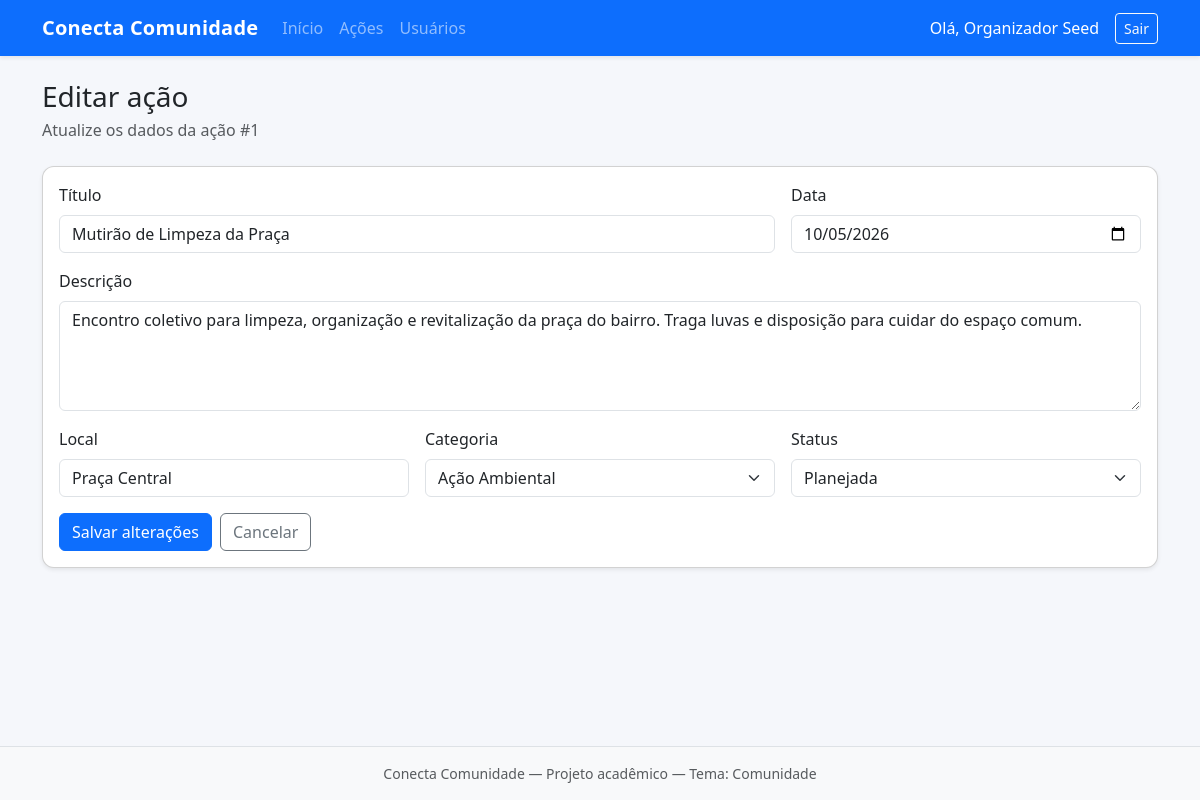
The app's page /acoes/editar.php?id=1 (signed in) with its own data.
### tables this page shows
CREATE TABLE IF NOT EXISTS acoes (
  id_acao INT UNSIGNED NOT NULL AUTO_INCREMENT,
  titulo VARCHAR(150) NOT NULL,
  descricao TEXT NOT NULL,
  data DATE NOT NULL,
  local VARCHAR(150) NOT NULL,
  status ENUM('Planejada', 'Em andamento', 'Concluída', 'Cancelada') NOT NULL DEFAULT 'Planejada',
  id_categoria INT UNSIGNED NOT NULL,
  id_usuario INT UNSIGNED NOT NULL,
  PRIMARY KEY (id_acao),
  KEY idx_acoes_status (status),
  KEY idx_acoes_data (data),
  KEY idx_acoes_categoria (id_categoria),
  KEY idx_acoes_usuario (id_usuario),
  CONSTRAINT fk_acoes_categoria
    FOREIGN KEY (id_categoria) REFERENCES categorias (id_categoria)
    ON UPDATE CASCADE ON DELETE RESTRICT,
  CONSTRAINT fk_acoes_usuario
    FOREIGN KEY (id_usuario) REFERENCES usuarios (id_usuario)
    ON UPDATE CASCADE ON DELETE RESTRICT
);

CREATE TABLE IF NOT EXISTS categorias (
  id_categoria INT UNSIGNED NOT NULL AUTO_INCREMENT,
  nome VARCHAR(80) NOT NULL,
  descricao VARCHAR(255) DEFAULT NULL,
  PRIMARY KEY (id_categoria),
  UNIQUE KEY uk_categorias_nome (nome)
);

### includes/auth.php (called while the page is built, shortened)
<?php
function e(?string $valor): string
{
    return htmlspecialchars((string) $valor, ENT_QUOTES, 'UTF-8');
}
function url(string $path = ''): string
{
    $base = '/conecta-comunidade';
    $path = ltrim($path, '/');
    return $path === '' ? $base . '/' : $base . '/' . $path;
}

### acoes/editar.php (the view, shortened to what this page needs)
<?php
require_once __DIR__ . '/../includes/auth.php';
$pdo = getConnection();
$id = (int) ($_GET['id'] ?? 0);
$statusOpcoes = ['Planejada', 'Em andamento', 'Concluída', 'Cancelada'];
$stmt = $pdo->prepare('SELECT * FROM acoes WHERE id_acao = ?');
$stmt->execute([$id]);
$acao = $stmt->fetch();
$categorias = $pdo->query('SELECT id_categoria, nome FROM categorias ORDER BY nome')->fetchAll();
$dados = [
    'titulo' => $acao['titulo'],
    'descricao' => $acao['descricao'],
    'data' => $acao['data'],
    'local' => $acao['local'],
    'status' => $acao['status'],
    'id_categoria' => (int) $acao['id_categoria'],
];
require_once __DIR__ . '/../includes/header.php';
?>
<div class="mb-4">
    <h1 class="h3 mb-1">Editar ação</h1>
    <p class="text-muted mb-0">Atualize os dados da ação #<?= (int) $id ?></p>
</div>
<div class="card shadow-sm">
    <div class="card-body">
        <form method="post" action="" class="row g-3">
            <div class="col-md-8">
                <label for="titulo" class="form-label">Título</label>
                <input type="text" class="form-control" id="titulo" name="titulo" value="<?= e($dados['titulo']) ?>" required>
            </div>
            <div class="col-md-4">
                <label for="data" class="form-label">Data</label>
                <input type="date" class="form-control" id="data" name="data" value="<?= e($dados['data']) ?>" required>
            </div>
            <div class="col-12">
                <label for="descricao" class="form-label">Descrição</label>
                <textarea class="form-control" id="descricao" name="descricao" rows="4" required><?= e($dados['descricao']) ?></textarea>
            </div>
            <div class="col-md-4">
                <label for="local" class="form-label">Local</label>
                <input type="text" class="form-control" id="local" name="local" value="<?= e($dados['local']) ?>" required>
            </div>
            <div class="col-md-4">
                <label for="id_categoria" class="form-label">Categoria</label>
                <select class="form-select" id="id_categoria" name="id_categoria" required>
                    <?php foreach ($categorias as $cat): ?>
                        <option value="<?= (int) $cat['id_categoria'] ?>" <?= (int) $dados['id_categoria'] === (int) $cat['id_categoria'] ? 'selected' : '' ?>>
                            <?= e($cat['nome']) ?>
                        </option>
                    <?php endforeach; ?>
                </select>
            </div>
            <div class="col-md-4">
                <label for="status" class="form-label">Status</label>
                <select class="form-select" id="status" name="status" required>
                    <?php foreach ($statusOpcoes as $st): ?>
                        <option value="<?= e($st) ?>" <?= $dados['status'] === $st ? 'selected' : '' ?>><?= e($st) ?></option>
                    <?php endforeach; ?>
                </select>
            </div>
            <div class="col-12 d-flex gap-2">
                <button type="submit" class="btn btn-primary">Salvar alterações</button>
                <a href="<?= e(url('acoes/visualizar.php?id=' . $id)) ?>" class="btn btn-outline-secondary">Cancelar</a>
            </div>
        </form>
    </div>
</div>
<?php require_once __DIR__ . '/../includes/footer.php'; ?>

### assets/css/style.css (style rules this page uses)
:root { --cc-primary: #0d6efd; --cc-bg: #f5f7fb; }
body { background: var(--cc-bg); min-height: 100vh; display: flex; flex-direction: column; }
.card { border-radius: 0.75rem; }

### records on screen
acoes: titulo "Mutirão de Limpeza da Praça", data "10/05/2026", descricao "Encontro coletivo para limpeza, organização e revitalização da praça do bairro. Traga luvas e disposição para cuidar do espaço comum.", local "Praça Central", id_categoria "Ação Ambiental"

### other values on screen
$usuario['nome'] "Organizador Seed"
$id "1"
form field status "Planejada"
